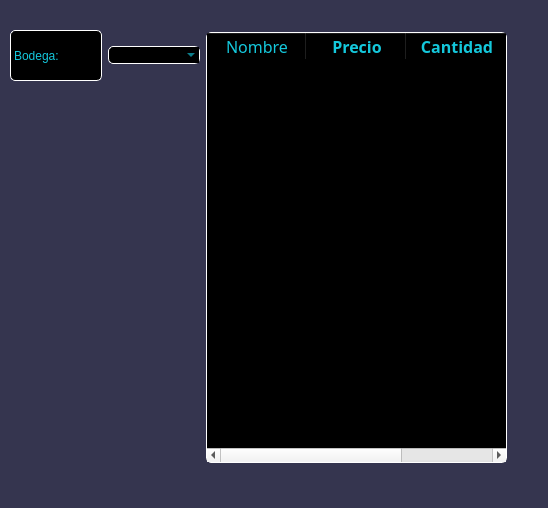
<?xml version="1.0" encoding="UTF-8"?>
<ui version="4.0">
 <class>qtWDWInventarios</class>
 <widget class="QDialog" name="qtWDWInventarios">
  <property name="geometry">
   <rect>
    <x>0</x>
    <y>0</y>
    <width>548</width>
    <height>508</height>
   </rect>
  </property>
  <property name="maximumSize">
   <size>
    <width>1282</width>
    <height>16777215</height>
   </size>
  </property>
  <property name="windowTitle">
   <string>CDP || Inventarios</string>
  </property>
  <widget class="QFrame" name="frame">
   <property name="geometry">
    <rect>
     <x>-80</x>
     <y>-70</y>
     <width>1371</width>
     <height>661</height>
    </rect>
   </property>
   <property name="styleSheet">
    <string notr="true">QFrame{
background-color:rgb(53, 53, 79);
}

QPushButton{
font:87 12pt &quot;Arial Black&quot;;
background-color:#000000ff;
color:rgb(20, 200, 220);
border-radius:5px;
border:1px solid white;

}

QPushButton:hover{
background-color:black;
}
QLabel{
font:87 12pt &quot;Arial Black&quot;;
background-color:#000000ff;
color:rgb(20, 200, 220);
border-radius:5px;
border:1px solid white;
}

QComboBox{
font:87 12pt &quot;Arial Black&quot;;
background-color:#000000ff;
color:rgb(20, 200, 220);
border-radius:5px;
border:1px solid white;
QLineEdit: white


}

QTableWidget{
font:87 12pt &quot;Arial Black&quot;;
background-color:#000000ff;
color:rgb(20, 200, 220);
border-radius:5px;
border:1px solid white;
border:1px solid white;
}

</string>
   </property>
   <property name="frameShape">
    <enum>QFrame::StyledPanel</enum>
   </property>
   <property name="frameShadow">
    <enum>QFrame::Raised</enum>
   </property>
   <widget class="QTableWidget" name="tableWidget">
    <property name="geometry">
     <rect>
      <x>286</x>
      <y>102</y>
      <width>301</width>
      <height>431</height>
     </rect>
    </property>
    <property name="styleSheet">
     <string notr="true">background:rgb(0, 0, 0)
</string>
    </property>
    <property name="rowCount">
     <number>0</number>
    </property>
    <property name="columnCount">
     <number>3</number>
    </property>
    <column>
     <property name="text">
      <string>Nombre</string>
     </property>
     <property name="font">
      <font>
       <family>Arial Black</family>
       <pointsize>12</pointsize>
       <weight>50</weight>
       <italic>false</italic>
       <bold>false</bold>
      </font>
     </property>
     <property name="background">
      <color>
       <red>0</red>
       <green>0</green>
       <blue>0</blue>
      </color>
     </property>
     <property name="foreground">
      <brush brushstyle="SolidPattern">
       <color alpha="255">
        <red>20</red>
        <green>200</green>
        <blue>220</blue>
       </color>
      </brush>
     </property>
    </column>
    <column>
     <property name="text">
      <string>Precio</string>
     </property>
     <property name="font">
      <font>
       <family>Arial Black</family>
       <pointsize>12</pointsize>
       <weight>75</weight>
       <bold>true</bold>
      </font>
     </property>
     <property name="background">
      <color>
       <red>0</red>
       <green>0</green>
       <blue>0</blue>
      </color>
     </property>
     <property name="foreground">
      <brush brushstyle="SolidPattern">
       <color alpha="255">
        <red>20</red>
        <green>200</green>
        <blue>220</blue>
       </color>
      </brush>
     </property>
    </column>
    <column>
     <property name="text">
      <string>Cantidad</string>
     </property>
     <property name="font">
      <font>
       <family>Arial Black</family>
       <pointsize>12</pointsize>
       <weight>75</weight>
       <bold>true</bold>
      </font>
     </property>
     <property name="background">
      <color>
       <red>0</red>
       <green>0</green>
       <blue>0</blue>
      </color>
     </property>
     <property name="foreground">
      <brush brushstyle="SolidPattern">
       <color alpha="255">
        <red>20</red>
        <green>200</green>
        <blue>220</blue>
       </color>
      </brush>
     </property>
    </column>
   </widget>
   <widget class="QWidget" name="layoutWidget">
    <property name="geometry">
     <rect>
      <x>90</x>
      <y>100</y>
      <width>190</width>
      <height>51</height>
     </rect>
    </property>
    <layout class="QHBoxLayout" name="horizontalLayout">
     <item>
      <widget class="QLabel" name="label">
       <property name="layoutDirection">
        <enum>Qt::LeftToRight</enum>
       </property>
       <property name="styleSheet">
        <string notr="true">background:rgb(0, 0, 0)
</string>
       </property>
       <property name="text">
        <string>Bodega:</string>
       </property>
      </widget>
     </item>
     <item>
      <widget class="QComboBox" name="comboBox">
       <property name="whatsThis">
        <string>&lt;html&gt;&lt;head/&gt;&lt;body&gt;&lt;p&gt;&lt;br/&gt;&lt;/p&gt;&lt;/body&gt;&lt;/html&gt;</string>
       </property>
       <property name="styleSheet">
        <string notr="true">color: rgb(20, 200, 220);
background:black</string>
       </property>
      </widget>
     </item>
    </layout>
   </widget>
  </widget>
 </widget>
 <resources/>
 <connections/>
</ui>
